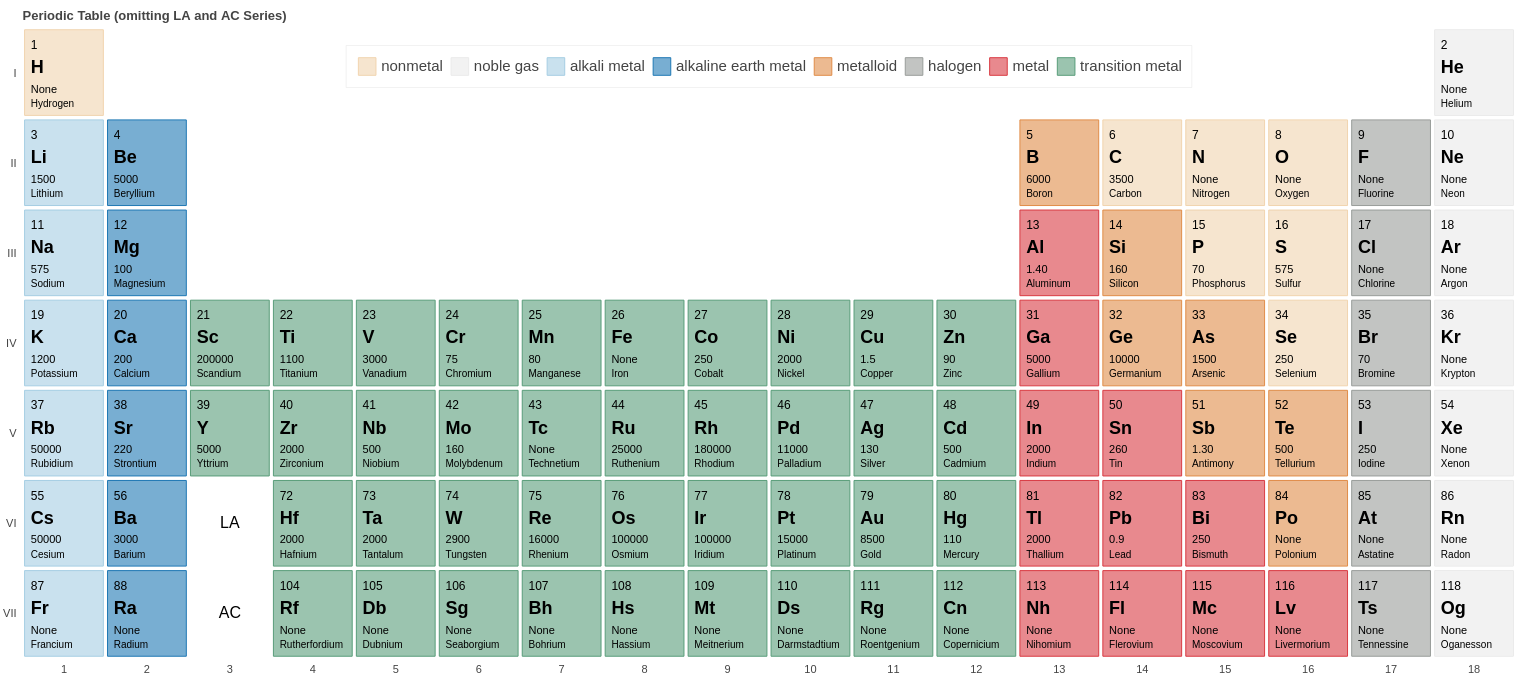

Generate this figure with Python:
import pandas as pd
from bokeh.plotting import figure, output_file, save
from bokeh.transform import dodge, factor_cmap
from bokeh.io import export_png


periods = ["I", "II", "III", "IV", "V", "VI", "VII"]
groups = [str(x) for x in range(1, 19)]
df = pd.read_csv('Element_information.csv', dtype={'abundance(mg/kg)':object, 'price(USD/kg)':object})
df["group"] = df["group"].astype(str)
df["period"] = [periods[x-1] for x in df.period]
df = df[df.group != "-"]
df = df[df.symbol != "Lr"]
df = df[df.symbol != "Lu"]

cmap = {
    "alkali metal"         : "#a6cee3",
    "alkaline earth metal" : "#1f78b4",
    "metal"                : "#d93b43",
    "halogen"              : "#999d9a",
    "metalloid"            : "#e08d49",
    "noble gas"            : "#eaeaea",
    "nonmetal"             : "#f1d4Af",
    "transition metal"     : "#599d7A",
}

TOOLTIPS = [
    ("Price (USD/kg)", "@{price(USD/kg)}"),
    ("Abundance (mg/kg)", "@{abundance(mg/kg)}"),
    ("Availability", "@availability")
]

p = figure(title="Periodic Table (omitting LA and AC Series)", width=1520, height=675,
           x_range=groups, y_range=list(reversed(periods)),
           tools="hover", toolbar_location=None, tooltips=TOOLTIPS)

r = p.rect("group", "period", 0.95, 0.95, source=df, fill_alpha=0.6, legend_field="metal",
           color=factor_cmap('metal', palette=list(cmap.values()), factors=list(cmap.keys())))

text_props = dict(source=df, text_align="left", text_baseline="middle")

x = dodge("group", -0.4, range=p.x_range)

p.text(x=x, y=dodge("period", 0.05, range=p.y_range), text="symbol", text_font_style="bold", text_font_size="18px", **text_props)

p.text(x=x, y=dodge("period", 0.3, range=p.y_range), text="atomic number",
       text_font_size="12px", **text_props)

p.text(x=x, y=dodge("period", -0.19, range=p.y_range), text="price(USD/kg)",
       text_font_size="11px", **text_props)

p.text(x=x, y=dodge("period", -0.35, range=p.y_range), text="name",
       text_font_size="10px", **text_props)

p.text(x=["3", "3"], y=["VI", "VII"], text=["LA", "AC"], text_align="center", text_baseline="middle")

p.toolbar_location = None
p.outline_line_color = None
p.grid.grid_line_color = None
p.axis.axis_line_color = None
p.axis.major_tick_line_color = None
p.axis.major_label_standoff = 0
p.legend.orientation = "horizontal"
p.legend.location ="top_center"
p.legend.margin = 18
p.legend.label_text_font_size = "15px"
p.legend.label_standoff = 3
p.legend.spacing = 6
p.legend.glyph_height = 22
p.legend.glyph_width = 22
p.hover.renderers = [r] # only hover element boxes

# set output to static HTML file
output_file(filename="periodic_table.html", title="Availability of Elements")
save(p)

# save the results to a file
export_png(p, filename="periodic_table.png")
